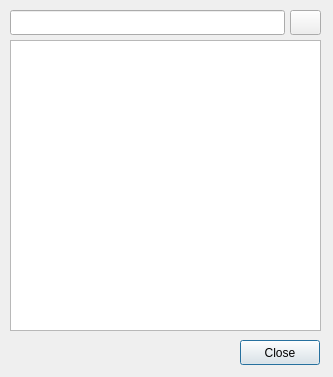
<?xml version="1.0" encoding="UTF-8"?>
<ui version="4.0">
 <class>Convolver</class>
 <widget class="QDialog" name="Convolver">
  <property name="geometry">
   <rect>
    <x>0</x>
    <y>0</y>
    <width>333</width>
    <height>377</height>
   </rect>
  </property>
  <property name="windowTitle">
   <string>Convolver</string>
  </property>
  <widget class="QListWidget" name="files">
   <property name="geometry">
    <rect>
     <x>10</x>
     <y>40</y>
     <width>311</width>
     <height>291</height>
    </rect>
   </property>
  </widget>
  <widget class="QPushButton" name="close">
   <property name="geometry">
    <rect>
     <x>240</x>
     <y>340</y>
     <width>80</width>
     <height>25</height>
    </rect>
   </property>
   <property name="text">
    <string>Close</string>
   </property>
   <property name="default">
    <bool>true</bool>
   </property>
  </widget>
  <widget class="QLineEdit" name="path">
   <property name="geometry">
    <rect>
     <x>10</x>
     <y>10</y>
     <width>275</width>
     <height>25</height>
    </rect>
   </property>
  </widget>
  <widget class="QPushButton" name="reload">
   <property name="geometry">
    <rect>
     <x>290</x>
     <y>10</y>
     <width>31</width>
     <height>25</height>
    </rect>
   </property>
   <property name="text">
    <string/>
   </property>
   <property name="icon">
    <iconset resource="resources.qrc">
     <normaloff>:/main/refresh.svg</normaloff>:/main/refresh.svg</iconset>
   </property>
  </widget>
 </widget>
 <resources>
  <include location="resources.qrc"/>
 </resources>
 <connections/>
</ui>
